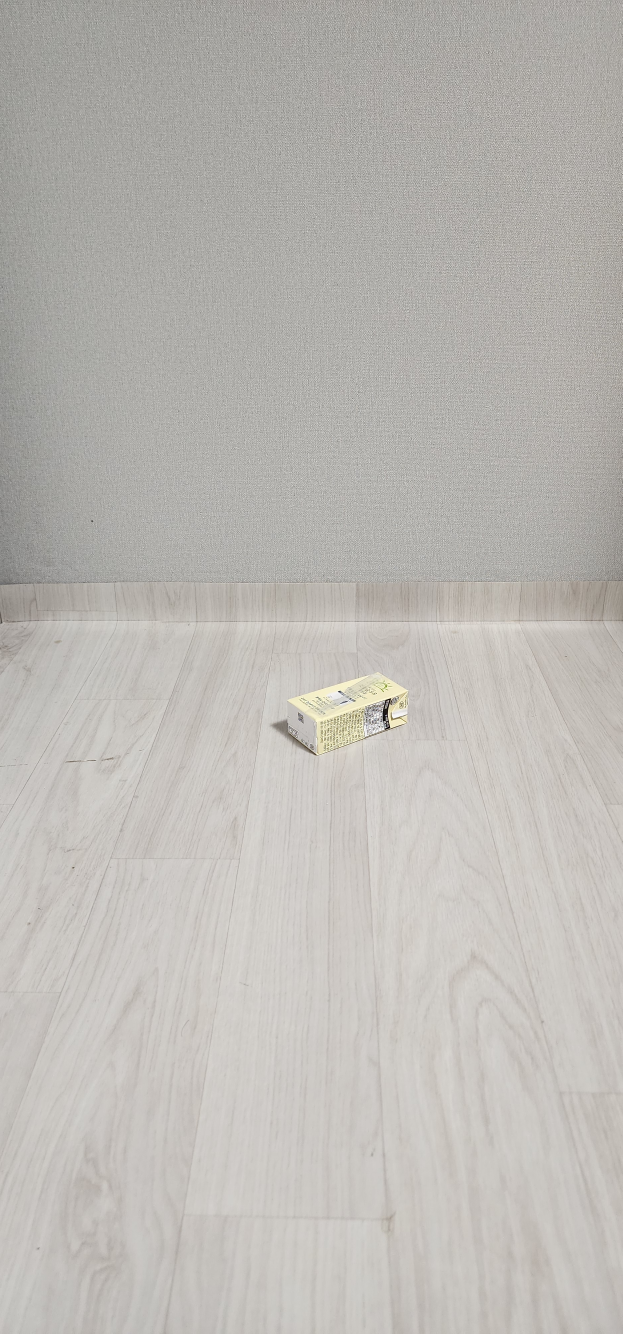
#> input picture test_image/1-1.jpg, 1868 x 4000 px, given in place of 1.jpg, which was not available (shown at 1/3 size)
$ python ar_checker_point.py
#> lines starting #> are read from the running program, lines starting #| are printed output that depends on the picture; pictures that were not available may be replaced by others from this repository, and a replacement may not be noted
### utils.py
import numpy as np
import cv2
from math import dist
import matplotlib.pyplot as plt


# [439 lines left out: functions load_npz, draw_outer_pts, euclidean_distance, transform_coordinate, trans_checker_stand_coor, make_cheker_points and 8 more, not called in this run]

def read_npz(npz_file):
    with np.load(npz_file) as X:
        camera_matrix, dist, rvecs, tvecs, outer_points, checker_size = [X[i] for i in ('mtx', 'dist', 'rvecs', 'tvecs', 'outer_points', 'checker_size')]
    return camera_matrix, dist, rvecs, tvecs, outer_points, checker_size


# [24 lines left out: function get_contour, not called in this run]

### ar_checker_point.py
from tkinter import Frame
import numpy as np
import glob, cv2
from matplotlib import pyplot as plt
import utils

import timeit
from rembg import remove

class volumetric:

    def __init__(self, image_address: str, npz_file: str, check_real_dist: int, n_cluster=4):

        self.img = cv2.imread(image_address)
        self.check_real_dist = check_real_dist

        self.h = self.img.shape[0]
        self.w = self.img.shape[1]

################
        self.resize = 3
        self.img = cv2.resize(self.img, (self.w //self.resize, self.h //self.resize))
        self.h = self.img.shape[0]
        self.w = self.img.shape[1]
#######################

        self.npz_file = npz_file
        self.camera_matrix = np.array
        self.dist = np.array
        self.tvecs = np.array
        self.rvecs = np.array

        self.re_bg_img = np.array #
        self.refined_corners = np.array #
        self.checker_sizes = tuple()
        self.outer_points1 = np.array
        self.outer_points2 = np.array
        self.K = n_cluster
        self.object_detected_img = np.array
        self.vertexes = np.array
        self.object_vertexes = np.array
        self.transform_matrix = np.array

        self.width = float
        self.vertical = float
        self.height = 0.0

        self.height_pixel = np.array

    def set_image(self, image_address: str):
        self.img = cv2.imread(image_address)

    # 배경 제거
    def remove_background(self):
        self.re_bg_img = remove(self.img)

    # 코너 사이즈, 보정 코너들, 회전 벡터, 변환 벡터
    def set_npz_values(self):
        self.camera_matrix, self.dist, self.rvecs, self.tvecs, self.outer_points1, self.checker_sizes = utils.read_npz(self.npz_file)

    def find_object_by_k_mean(self, visualize_object=False):
        """
        배경제거된 이미지에서 물체의 그림자 등을 제거하는 이미지 전처리 과정 함수
        image : image matrix
        K : k mean cluster 개수
        visualize_object : 시각화 여부
        """

        img = cv2.cvtColor(self.re_bg_img, cv2.COLOR_BGR2RGB)
        twoDimage = img.reshape((-1,3))
        twoDimage = np.float32(twoDimage)

        criteria = (cv2.TERM_CRITERIA_EPS + cv2.TERM_CRITERIA_MAX_ITER, 10, 1.0)
        attempts=1

        _, label, center=cv2.kmeans(twoDimage, self.K, None, criteria, attempts, cv2.KMEANS_PP_CENTERS)
        center = np.uint8(center)

        res = center[label.flatten()]
        self.object_detected_img = res.reshape((img.shape))


        if visualize_object:
            result_img = cv2.resize(self.object_detected_img, (800, 800))
            cv2.imshow("result_img", result_img)
            cv2.waitKey(0)


    # [112 lines left out: functions find_vertex, find_object_vertex, fix_vertex, trans_checker_stand_coor, not called in this run]

    # 투시 행렬 구하기
    def set_transform_matrix(self):
        self.transform_matrix = cv2.getPerspectiveTransform(self.outer_points1, self.outer_points2)


    # [128 lines left out: functions measure_width_vertical, measure_height, draw_image, show_image, not called in this run]

#7. 전체
def main(image, npz, real_dist, time_check=False, time_check_number=10):
    a = volumetric(image, npz, real_dist)
    a.set_npz_values()


    # 1. 배경제거
    a.remove_background()
    # a.show_image(a.re_bg_img)
    # 3. k-mean
    a.find_object_by_k_mean(visualize_object=False)

    # 4. 물체 꼭지점 찾기
    a.find_vertex()
    a.find_object_vertex()
    a.fix_vertex()

    a.trans_checker_stand_coor()
    a.set_transform_matrix()

    # 5. 가로세로 구하기
    a.measure_width_vertical()

    # 6. 높이 구하기
    a.measure_height(printer=True)

    a.draw_image()

    if time_check:
        time_check_number = time_check_number
        t1 = timeit.timeit(stmt=a.remove_background,number=time_check_number, setup="pass" )
        t3 = timeit.timeit(stmt=a.find_object_by_k_mean,number=time_check_number, setup="pass" )
        t4_1 = timeit.timeit(stmt=a.find_vertex,number=time_check_number, setup="pass" )
        t4_2 = timeit.timeit(stmt=a.find_object_vertex,number=time_check_number, setup="pass" )
        t4_3 = timeit.timeit(stmt=a.fix_vertex,number=time_check_number, setup="pass" )
        t5 = timeit.timeit(stmt=a.measure_width_vertical,number=time_check_number, setup="pass" )
        t6 = timeit.timeit(stmt=a.measure_height,number=time_check_number, setup="pass" )

        print(f"1: {t1/time_check_number} ")
        print(f"3: {t3/time_check_number}  4: {t4_1+t4_2+t4_3/time_check_number}")
        print(f"5: {t5/time_check_number}  6: {t6/time_check_number}")
        print(f"7: {(t1 + t3 + t4_1+t4_2+t4_3 +t5+t6)/time_check_number}")
# t7 = timeit.timeit(stmt=main,number=5 )


for i in range(1, 7):
    try:
        main(f"./test_image/{i}.jpg", "checker_(8, 5).npz", 3, time_check=False, time_check_number=10)
    except:
        pass
#> this loop made 6 passes; (reads checker_(8, 5).npz from the repository)
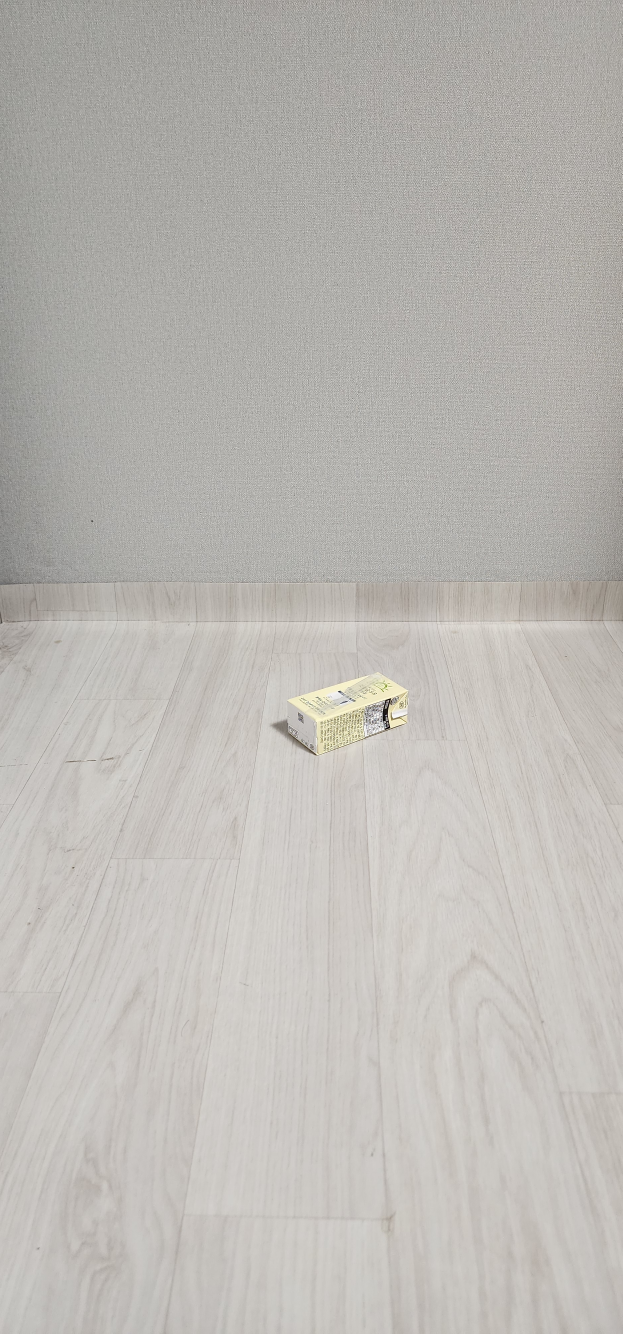
#> input picture test_image/1-1.jpg, 1868 x 4000 px, given in place of 1.jpg, which was not available (shown at 1/3 size)
#> pass 1, in __init__, `self.img = cv2.resize(self.img, (self.w //self.resize, self.h //self.r..`:
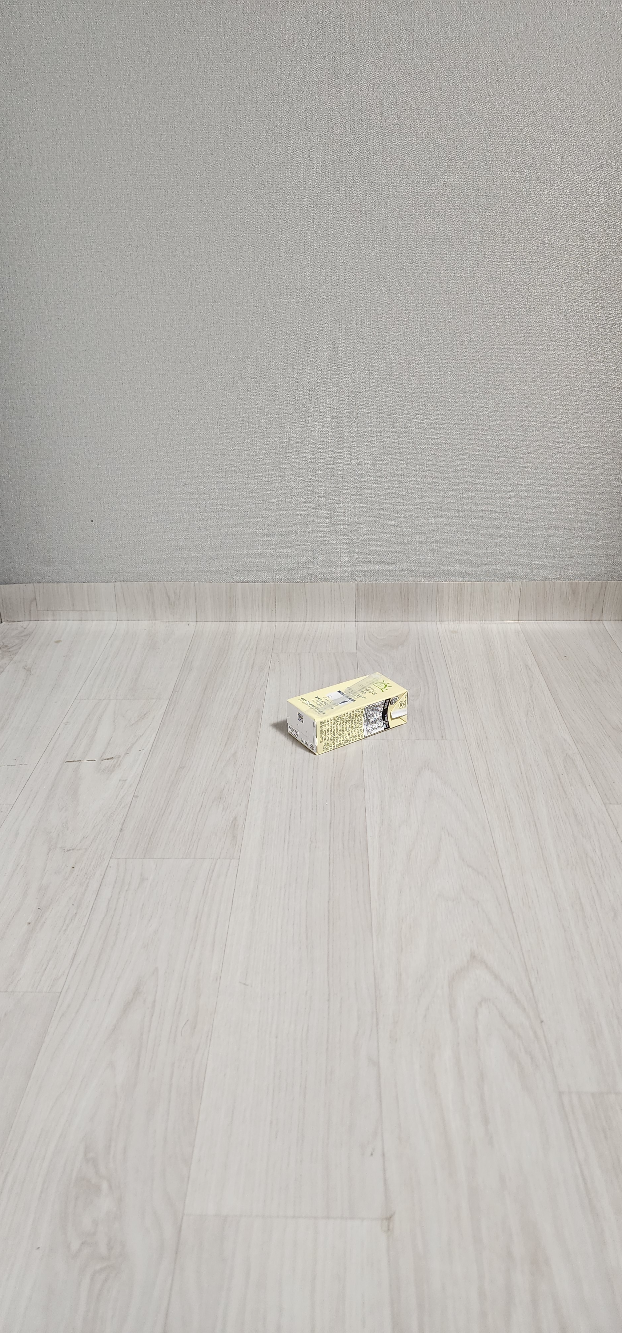
#> self.img: shape (1333, 622, 3); mean B, G, R 180.3, 184.8, 187.7
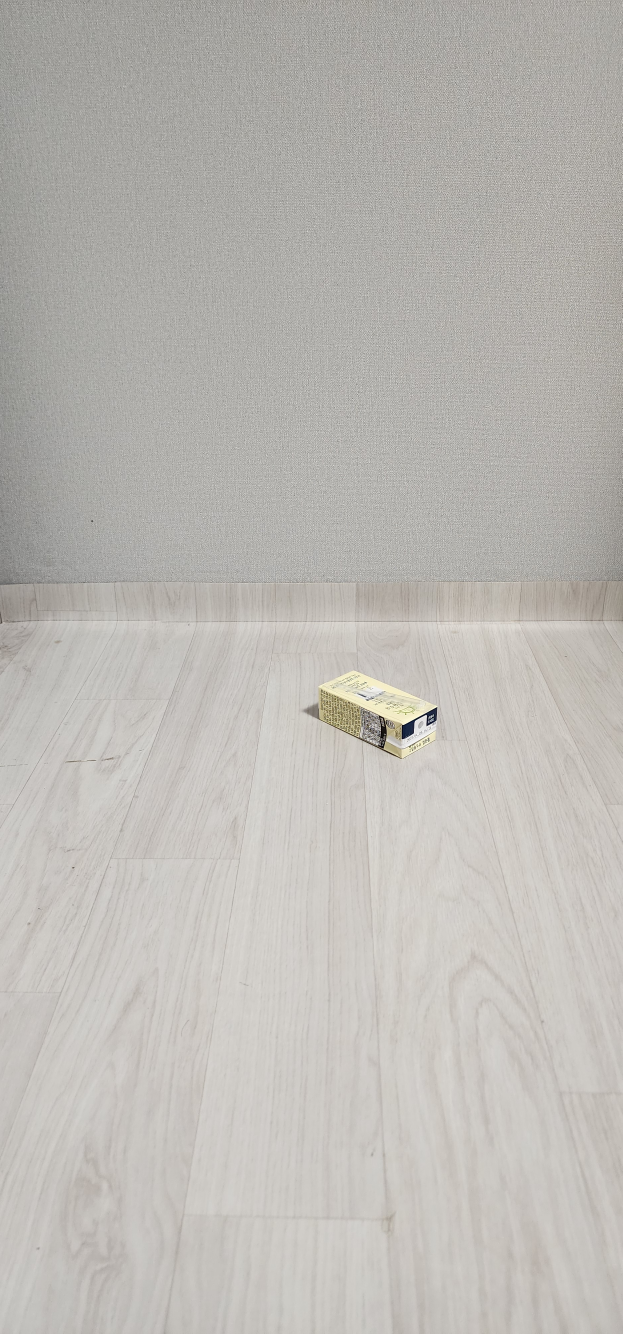
#> input picture test_image/1-2.jpg, 1868 x 4000 px, given in place of 2.jpg, which was not available (shown at 1/3 size)
# [4 lines of commented-out code are left out]
